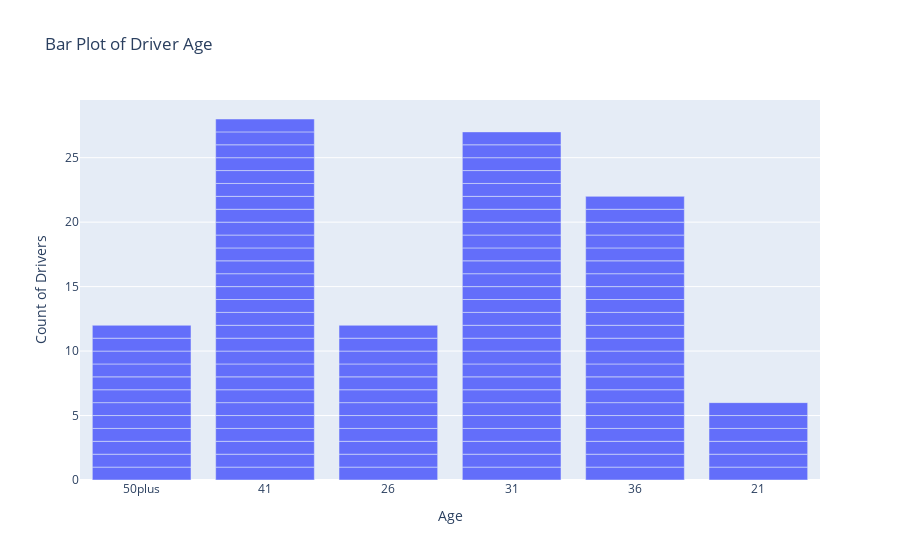

Notebook source saved alongside this figure:
### Markdown cell above
The columns car, Bar, CoffeeHouse, CarryAway, RestaurantLessThan20, Restaurant20to50, all have missing values. Other than the car column, the other columns have really small amounts of missing values (less than 2% of values are missing). Since the car column has majority missing values (~99%), it is not worth keeping in the data set.

### Code cell
fig = px.bar(data[data.Bar.isna()], x = 'age', 
            labels={
                     "age": "Age",
                     "count": "Count of Drivers",
                 },
                title="Bar Plot of Driver Age")
fig.show()

### Figure 1 — Plotly figure (JSON) as saved in the notebook; plotly's stock layout.template omitted (floating-point values rounded to 4 significant figures)
{"data": [{"alignmentgroup": "True", "hovertemplate": "Age=%{x}<br>Count of Drivers=%{y}<extra></extra>", "legendgroup": "", "marker": {"color": "#636efa", "pattern": {"shape": ""}}, "name": "", "offsetgroup": "", "orientation": "v", "showlegend": false, "textposition": "auto", "type": "bar", "x": ["50plus", "50plus", "50plus", "50plus", "50plus", "50plus", "41", "41", "41", "41", "41", "41", "26", "26", "26", "26", "26", "26", "26", "26", "26", "26", "26", "26", "31", "31", "31", "31", "31", "31", "36", "36", "36", "36", "36", "36", "36", "36", "36", "36", "36", "36", "36", "36", "36", "36", "36", "36", "36", "36", "36", "36", "21", "21", "21", "21", "21", "21", "50plus", "50plus", "50plus", "50plus", "50plus", "50plus", "41", "41", "41", "41", "41", "41", "41", "41", "41", "41", "41", "41", "41", "41", "41", "41", "41", "41", "41", "41", "41", "41", "31", "31", "31", "31", "31", "31", "31", "31", "31", "31", "31", "31", "31", "31", "31", "31", "31", "31", "31", "31", "31"], "xaxis": "x", "y": [1, 1, 1, 1, 1, 1, 1, 1, 1, 1, 1, 1, 1, 1, 1, 1, 1, 1, 1, 1, 1, 1, 1, 1, 1, 1, 1, 1, 1, 1, 1, 1, 1, 1, 1, 1, 1, 1, 1, 1, 1, 1, 1, 1, 1, 1, 1, 1, 1, 1, 1, 1, 1, 1, 1, 1, 1, 1, 1, 1, 1, 1, 1, 1, 1, 1, 1, 1, 1, 1, 1, 1, 1, 1, 1, 1, 1, 1, 1, 1, 1, 1, 1, 1, 1, 1, 1, 1, 1, 1, 1, 1, 1, 1, 1, 1, 1, 1, 1, 1, 1, 1, 1, 1, 1, 1, 1], "yaxis": "y"}], "layout": {"barmode": "relative", "legend": {"tracegroupgap": 0}, "title": {"text": "Bar Plot of Driver Age"}, "xaxis": {"anchor": "y", "domain": [0, 1], "title": {"text": "Age"}}, "yaxis": {"anchor": "x", "domain": [0, 1], "title": {"text": "Count of Drivers"}}}}
